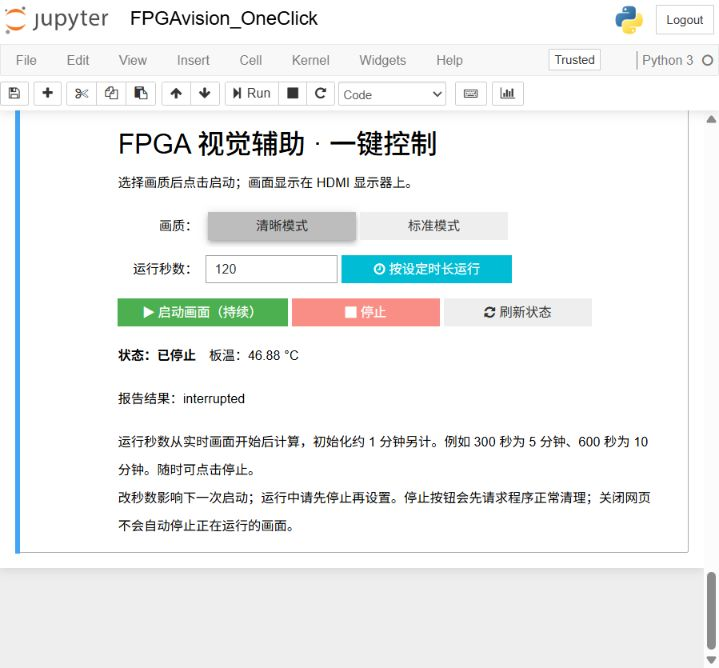
#> input picture reports/jupyter_duration_test/control_panel.png, 719 x 668 px
$ python preview.py --image ../../../../reports/jupyter_duration_test/control_panel.png
#> lines starting #> are read from the running program, lines starting #| are printed output that depends on the picture
### fpga_vision/src/pl/software/visual_aid/image.py
"""Host model and board ROI composition. No PYNQ dependency."""
import numpy as np
import cv2
from .fastcompose import half_resize


def gray8(bgr):
    x = bgr.astype(np.uint32)
    return ((77*x[:, :, 2]+150*x[:, :, 1]+29*x[:, :, 0]) >> 8).astype(np.uint8)


# [98 lines left out: functions trailing_mean, trailing_edges, reconstruct_color, reference_enhance, not called in this run]


def crop_roi(frame, zoom=1, center=(0.5, 0.5)):
    if zoom not in (1, 2, 4):
        raise ValueError('zoom must be 1, 2 or 4')
    h, w = frame.shape[:2]
    rw, rh = max(1, w//zoom), max(1, h//zoom)
    cx, cy = center
    x = int(np.clip(round(cx*w-rw/2), 0, w-rw))
    y = int(np.clip(round(cy*h-rh/2), 0, h-rh))
    return frame[y:y+rh, x:x+rw], (x, y, rw, rh)


def compose(frame, zoom=1, center=(0.5, 0.5), split=True, size=(1280, 720), out=None):
    """Duplicate the SAME source ROI into two panes before the PL filter.

    Aspect ratio is preserved with letterboxing. Freeze is applied to the full
    captured frame by the caller, so panning/zooming a frozen page still works.
    """
    roi, bounds = crop_roi(frame, zoom, center)
    w, h = size
    pane_w = w//2 if split else w
    ratio = min(pane_w/roi.shape[1], h/roi.shape[0])
    rw, rh = max(1, int(roi.shape[1]*ratio)), max(1, int(roi.shape[0]*ratio))
    if out is None:
        out = np.empty((h, w, frame.shape[2]), dtype=np.uint8)
    elif out.shape != (h,w,frame.shape[2]) or out.dtype != np.uint8 or not out.flags.writeable:
        raise ValueError('Composition output must be a writable uint8 canvas of matching shape')
    if np.may_share_memory(out, frame):
        raise ValueError('Composition output must not alias the capture buffer')
    ox, oy = (pane_w-rw)//2, (h-rh)//2
    # Compose directly into an owned HDMI buffer. Clear only letterbox regions;
    # OpenCV writes every active pixel, so a second full-frame copy is avoided.
    out[:oy].fill(0);out[oy+rh:].fill(0)
    out[oy:oy+rh,:ox].fill(0);out[oy:oy+rh,ox+rw:pane_w].fill(0)
    pane=out[oy:oy+rh,ox:ox+rw]
    second=out[oy:oy+rh,pane_w+ox:pane_w+ox+rw] if split else None
    native=half_resize(roi,pane,second)
    if native:
        if split:
            out[oy:oy+rh,pane_w:pane_w+ox].fill(0)
            out[oy:oy+rh,pane_w+ox+rw:].fill(0)
    elif roi.shape[:2] == (rh,rw):
        pane[:]=roi
    else:
        cv2.resize(roi,(rw,rh),dst=pane,interpolation=cv2.INTER_LINEAR)
    if split and not native:
        out[oy:oy+rh,pane_w:]=out[oy:oy+rh,:pane_w]
    return out, roi, bounds


class AdaptivePolicy:
    """Frame-level tone LUT; lowlight preserves highlights and caps near-black gain."""
    def __init__(self, profile='lowlight'):
        if profile not in ('lowlight', 'legacy', 'stable'):
            raise ValueError('Unknown tone profile: '+str(profile))
        self.profile = profile
        self.lut = np.arange(256, dtype=np.uint8)
        self._lut_float = self.lut.astype(float)
        self.mean = None
        self.level = None
        self.last = -1e9
        self._status = {'profile': profile, 'mean': None, 'target_gamma': 1.0,
                        'lut_mean_estimate': None}

    def status(self):
        """CPU statistics/estimate, not a measurement of the HDMI output."""
        return self._status.copy()

    def update(self, roi, now, lux=None):
        if now-self.last < 0.25:
            return None
        # Sample before conversion: avoid expanding an entire 720p frame into
        # temporary uint32 planes just to keep one sixteenth of the pixels.
        # At most about 160x90 samples: exposure/tone is a frame-level statistic,
        # while the full-resolution denoise and edge operators remain in PL.
        stride=max(1,int(np.ceil(max(roi.shape[1]/160.0,roi.shape[0]/90.0))))
        samples = gray8(roi[::stride, ::stride, :3])
        mean = float(samples.mean())
        # Reject invalid ambient readings rather than interpreting them as dark.
        lux = float(lux) if lux is not None and np.isfinite(lux) and lux >= 0 else None
        ambient = 0 if lux is None else float(np.clip((100-lux)/100, 0, 1))
        first = self.mean is None
        dt = 0.25 if first else max(0, now-self.last)
        alpha = 1-np.exp(-dt/(2.0 if self.profile=='stable' else 0.6))
        p60 = float(np.percentile(samples, 60))
        level = 0.5*mean+0.5*p60
        if self.profile == 'legacy':
            # Retain the previous policy exactly for same-scene comparisons.
            self.mean = mean if first else 0.8*self.mean+0.2*mean
            exponent = float(np.clip(1+(self.mean-120)/250-0.08*ambient, 0.55, 1.3))
            target = np.rint(255*(np.arange(256)/255.0)**exponent)
            new = np.rint(0.75*self.lut+0.25*target).astype(np.uint8)
        else:
            self.mean = mean if first else (1-alpha)*self.mean+alpha*mean
            if first:self.level=level
            elif self.profile!='stable' or abs(level-self.level)>3:
                self.level=(1-alpha)*self.level+alpha*level
            # Lux strengthens a genuinely dark scene, not an already bright page.
            darkness = float(np.clip((144-self.level)/112, 0, 1))
            exponent = float(np.clip(1-(0.74+0.12*ambient)*darkness, 0.35, 1.0))
            x = np.arange(256, dtype=float)
            # Anchor the curve at 224: values >=224 remain unchanged. Both
            # branches and the near-black cap are monotonic and preserve zero.
            target = np.where(x < 224, 224*(x/224.0)**exponent, x)
            target = np.minimum(target, (3 if self.profile=='stable' else 5)*x)
            if self.profile=='stable':
                # One luma level per update after startup. Small exposure
                # fluctuations cannot repeatedly change the complete curve.
                if first:self._lut_float=target
                else:self._lut_float+=np.clip(alpha*(target-self._lut_float),-1.,1.)
            else:self._lut_float = (1-alpha)*self._lut_float+alpha*target
            new = np.rint(self._lut_float).astype(np.uint8)
        self.last = now
        histogram = np.bincount(samples.ravel(), minlength=256)
        self._status = {'profile': self.profile, 'mean': mean, 'smoothed_mean': self.mean,
                        'p60': p60, 'dark_fraction': float(np.mean(samples < 64)),
                        'lux': lux, 'target_gamma': exponent,
                        'lut_mean_estimate': float(np.dot(histogram, new.astype(float))/samples.size),
                        'estimate_scope': 'sampled source ROI through CPU LUT only; not HDMI measurement'}
        if np.max(np.abs(new.astype(int)-self.lut.astype(int))) < 1:
            return None
        self.lut = new
        return new.copy()

### fpga_vision/src/ps/runtime/preview.py
"""Reproducible PC preview; images are software model output, not board evidence."""
import argparse
import json
from pathlib import Path
import cv2
import numpy as np
from visual_aid.image import compose, reference_enhance, AdaptivePolicy


def page():
    h, w = 720, 1280
    y, x = np.indices((h, w))
    light = 0.40+0.58*x/w+0.08*np.sin(y/90)
    image = np.full((h, w, 3), 235, dtype=np.uint8)
    lines = ['ELECTRONIC READING ASSISTANT', 'Reading, magnification and adaptive contrast.',
             'The same frame and ROI are shown on both sides.', 'Move the 5D switch to inspect small text.',
             'Press the centre to cycle 1x / 2x / 4x.', 'Freeze the full frame, then pan and zoom.',
             'Lighting and distance are optional measured inputs.', 'Software preview: board performance is not measured.']
    for i, line in enumerate(lines):
        cv2.putText(image, line, (70, 110+i*66), cv2.FONT_HERSHEY_SIMPLEX, 0.72 if i else 1.0, (35, 35, 35), 2 if i == 0 else 1)
    rng = np.random.RandomState(2040)
    return np.clip(image.astype(float)*light[:, :, None]+rng.normal(0, 2.5, image.shape), 0, 255).astype(np.uint8)


def main():
    ap = argparse.ArgumentParser();ap.add_argument('--image');ap.add_argument('--out', default='reports/preview')
    args = ap.parse_args();out = Path(args.out);out.mkdir(parents=True, exist_ok=True)
    source = cv2.imread(args.image) if args.image else page()
#> source is the input picture: shape (668, 719, 3); mean B, G, R 240.4, 241, 238.8
    if source is None:
        raise ValueError('Cannot read input image')
    cv2.imwrite(str(out/'source.png'), source)
    policy = AdaptivePolicy()
    for i in range(12):
        policy.update(source, i*0.3, 30)
#> this loop made 12 passes
#> pass 1, in gray8, `x = bgr.astype(np.uint32)`:
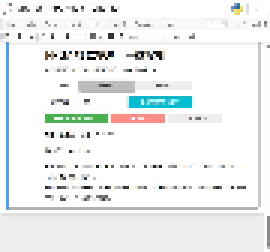
#> x: shape (84, 90, 3) uint32 (shown 3 times larger); mean of channels 0, 1, 2 239.5, 239.7, 237.3; drawn as B, G, R
#> pass 1, in update, `samples = gray8(roi[::stride, ::stride, :3])`:
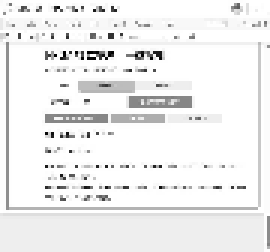
#> samples: shape (84, 90) (shown 3 times larger); min 0, max 255, mean 238.8
    cases = [('reading_split', 1, 1, (0.5, 0.5), True),
             ('color_split', 4, 1, (0.5, 0.5), True),
             ('inverse_2x', 2, 2, (0.5, 0.5), True),
             ('binary_4x', 3, 4, (0.65, 0.55), True),
             ('frozen_pan', 1, 4, (0.25, 0.4), False)]
    summary = {'source': 'software_reference', 'board_tested': False, 'examples': []}
    frozen = source.copy()
    for name, mode, zoom, center, split in cases:
        canvas, roi, bounds = compose(frozen, zoom, center, split)
        cfg = mode | (8 if split else 0) | 16 | 32 | (2 << 6) | (8 << 8)
        output = reference_enhance(canvas, cfg, policy.lut)
        cv2.imwrite(str(out/(name+'.png')), output)
        summary['examples'].append({'name': name, 'zoom': zoom, 'source_roi': bounds, 'split': split, 'cfg': cfg})
#> this loop made 1 pass
#> bounds on pass 1: (0, 0, 719, 668)
    (out/'preview.json').write_text(json.dumps(summary, indent=2), encoding='utf-8')
    print('PASS preview: {} examples; software model only'.format(len(cases)))


if __name__ == '__main__':
    main()
#> (the call stopped at in compose, `native=half_resize(roi,pane,second)`: visual_aid is not available in this run)
